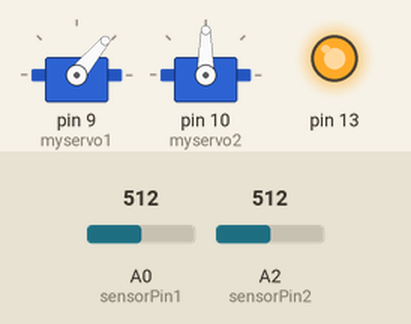
Bench run of a sketch on a simulated Arduino Uno, built with avr-gcc and run on an emulated ATmega328P. Shown: 2 × servo, output pins drawn as LEDs (lit = HIGH). The inputs (shaded band) are chosen by the test bench; at power-on: A0 (sensorPin1) = 512, A2 (sensorPin2) = 512.

Above: at 1.2 s.
1.3 s: A0 (sensorPin1) set to 898
2.8 s: A0 (sensorPin1) set to 929
At 3.6 s:
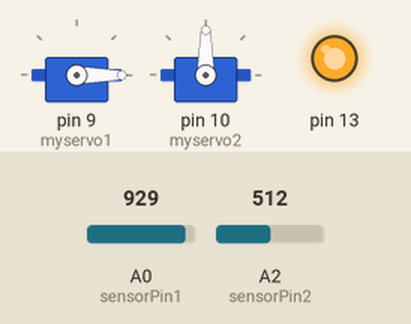
4.3 s: A2 (sensorPin2) set to 493
At 5.0 s:
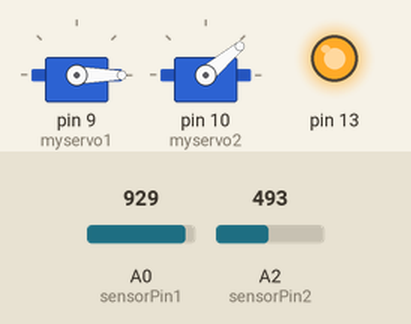
5.8 s: A2 (sensorPin2) set to 511
At 6.4 s:
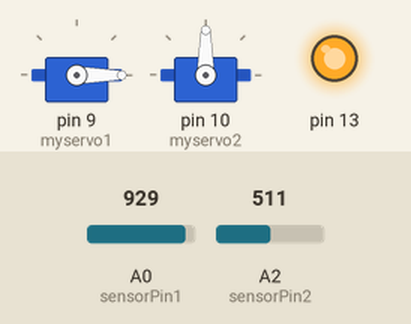
7.3 s: A2 (sensorPin2) set to 306
At 7.8 s:
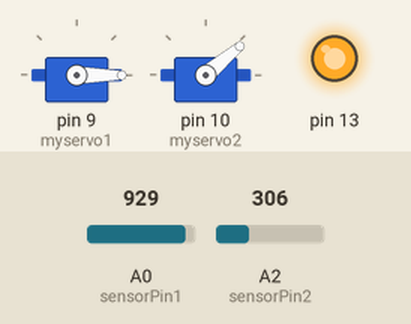
Timing chart, 0 to 9.8 s (numbered marks = the images above; inputs shaded):
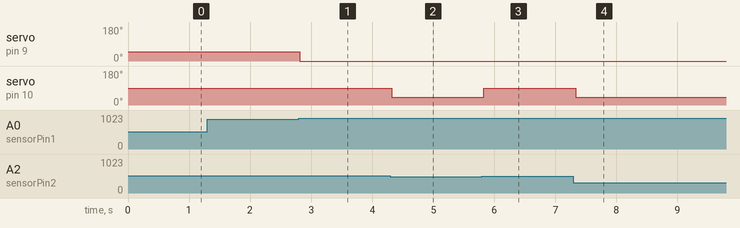

The sketch:

cootie_catcher_MANUAL.ino
```cpp
#include <Servo.h>

Servo myservo1;
Servo myservo2;

//const int numReadings = 10;
//
//int readings[numReadings];      // the readings from the analog input
//int index = 0;                  // the index of the current reading
//int total = 0;                  // the running total
//int average = 0;                // the average

const int sensorPin1 = A0;
const int sensorPin2 = A2;

int sensorValue1 = 0;         // the sensor value
int sensorMin1 = 1023;        // minimum sensor value
int sensorMax1 = 0;           // maximum sensor value
//
int sensorValue2 = 0;         // the sensor value
int sensorMin2 = 1023;        // minimum sensor value
int sensorMax2 = 0;           // maximum sensor value
int counter1 = 0;
int counter2 = 0;


void setup() {
  myservo1.attach(9);
  myservo2.attach(10);

  Serial.begin(9600);

  pinMode(13, OUTPUT);
  digitalWrite(13, HIGH);

  // calibrate during the first five seconds
//  while (millis() < 5000) {
//    sensorValue1 = analogRead(sensorPin1);
//
//    // record the maximum sensor value
//    if (sensorValue1 > sensorMax1) {
//      sensorMax1 = sensorValue1;
//    }
//
//    // record the minimum sensor value
//    if (sensorValue1 < sensorMin1) {
//      sensorMin1 = sensorValue1;
//    }
//    sensorValue2 = analogRead(sensorPin2);
//
//    // record the maximum sensor value
//    if (sensorValue2 > sensorMax2) {
//      sensorMax2 = sensorValue2;
//    }
//
//    // record the minimum sensor value
//    if (sensorValue2 < sensorMin2) {
//      sensorMin2 = sensorValue2;
//    }
//  }

  // signal the end of the calibration period
 // digitalWrite(13, LOW);


 myservo1.write(0);
 myservo2.write(90);


}

void loop() {
//  myservo1.write(50);
//  delay(1000);
//  myservo1.write(0);
//  delay(1000);
//  myservo2.write(40);
//  delay(1000);
//  myservo2.write(90);
//  delay(1000);


  // read the sensor:
  sensorValue1 = analogRead(sensorPin1);
  // apply the calibration to the sensor reading
  sensorValue1 = map(sensorValue1, sensorMin1, sensorMax1, 0, 100);
  // in case the sensor value is outside the range seen during calibration
  sensorValue1 = constrain(sensorValue1, 0, 100);


   sensorValue2 = analogRead(sensorPin2);
  // apply the calibration to the sensor reading
  sensorValue2 = map(sensorValue2, sensorMin2, sensorMax2, 0, 100);
  // in case the sensor value is outside the range seen during calibration
  sensorValue2 = constrain(sensorValue2, 0, 100);


  if(sensorValue1 > 10 && counter2==0)
    {
      myservo1.write(50);
      counter1 = 1;
    }

  if(sensorValue1 <= 10)
    {
      myservo1.write(0);
      counter1 = 0;
    }


   if(sensorValue2 > 50 && counter1 == 0)
    {
      myservo2.write(40);
      counter2 = 1;
    }

  if(sensorValue2 <= 50)
    {
      myservo2.write(90);
      counter2 = 0;
    }

  delay(100);
}
```

Measured:
- the behaviour switches between 910 and 911 on A0 (sensorPin1) (found by bisection; images 0 and 1)
- the behaviour switches between 502 and 501 on A2 (sensorPin2) (found by bisection; images 1 and 2)
- after the input at 1.3 s, every drawn part: stays the same
- after the input at 2.8 s, servo on pin 9 (myservo1): 50° → 0° at once
- after the input at 4.3 s, servo on pin 10 (myservo2): 90° → 40° at once
- after the input at 5.8 s, servo on pin 10 (myservo2): 40° → 90° at once
- after the input at 7.3 s, servo on pin 10 (myservo2): 90° → 40° at once
